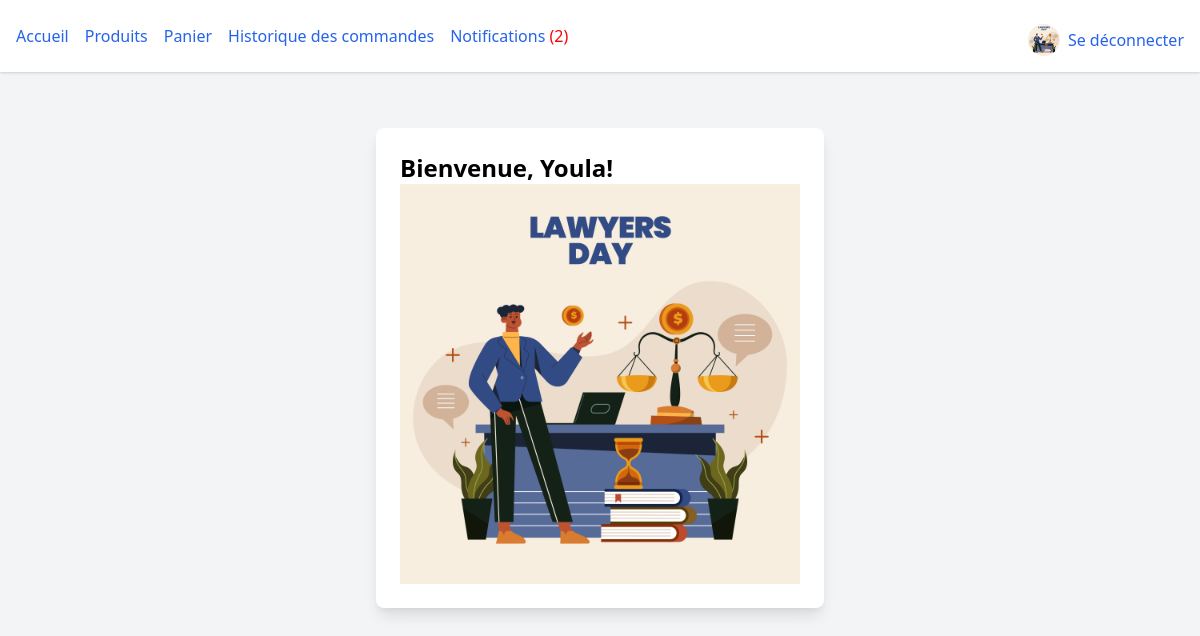
/profile/ (signed in), run on the app's committed database.
### store/models.py (models this page shows)
class User(AbstractUser):
    is_admin = models.BooleanField(default=False)
    favorites = models.ManyToManyField('Product', related_name='favorited_by', blank=True)
    profile_picture = models.ImageField(upload_to='profile_pictures/', null=True, blank=True)  # Champ pour l'upload de la photo de profil
    groups = models.ManyToManyField(
        Group,
        related_name='store_user_groups',  # Nom unique pour éviter les conflits
        blank=True,
    )
    user_permissions = models.ManyToManyField(
        Permission,
        related_name='store_user_permissions',  # Nom unique pour éviter les conflits
        blank=True,
    )

### store/views.py (the view)
# urls.py: path('profile/', views.profile, name='profile'),
@login_required
def profile(request):
    return render(request, 'store/profile.html')

### store/templates/store/profile.html
{% extends 'store/base.html' %}
{% block content %}
<div class="max-w-md mx-auto mt-10 p-6 bg-white rounded-lg shadow-lg">
    <h1 class="text-2xl font-bold">Bienvenue, {{ user.username }}!</h1>
    <img src="{{ user.profile_picture.url }}" alt="Profile Picture">
</div>
{% endblock %}

### store/templates/store/base.html (shortened to what this page needs)
<!DOCTYPE html>
<html lang="fr">
  <head>
    <link href="https://cdn.jsdelivr.net/npm/tailwindcss@2.2.19/dist/tailwind.min.css" rel="stylesheet">
  </head>
  <body class="bg-gray-100">
    <header class="bg-white shadow">
      <nav class="px-4 py-4 flex justify-between items-center">
        <ul class="flex space-x-4">
          <li><a href="/" class="text-blue-600 hover:underline">Accueil</a></li>
          <li><a href="/products/" class="text-blue-600 hover:underline">Produits</a></li>
          <li><a href="/cart/" class="text-blue-600 hover:underline">Panier</a></li>
          <li><a href="{% url 'order_history' %}" class="text-blue-600 hover:underline">Historique des commandes</a></li>
          <li>
            <a href="{% url 'notifications' %}" class="text-blue-600 hover:underline">
                Notifications
                {% with request.user.notifications.all as user_notifications %}
                {% with user_notifications|length as unread_count %}
                {% if unread_count > 0 %}
                    <span style="color: red;">({{ unread_count }})</span>
                {% endif %}
                {% endwith %}
                {% endwith %}
            </a>
          </li>
        </ul>
        <div class="flex items-center mt-2">
          {% if user.is_authenticated %}
            <a href="{% url 'profile_update' %}">
                <img src="{{ user.profile_picture.url }}" alt="Profile Picture" class="w-8 h-8 rounded-full mr-2">
            </a>
            <a href="{% url 'logout' %}" class="text-blue-600 hover:underline">Se déconnecter</a>
          {% else %}
            <a href="{% url 'login' %}" class="text-blue-600 hover:underline">Se connecter</a>
          {% endif %}
        </div>
      </nav>
    </header>
    <main class="max-w-7xl mx-auto p-4">
      {% block content %}{% endblock %}
    </main>
  </body>
</html>

### data on the page
User: profile_picture (picture), username "Youla"

### other printed values
{{ unread_count }} "2"
